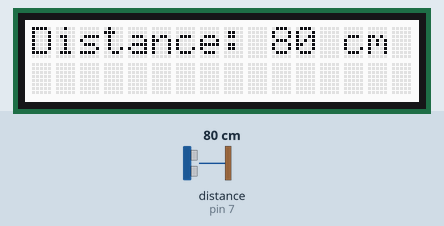
Simulated run of this sketch. Board: Arduino Uno, built with avr-gcc and run on an emulated ATmega328P. Shown: 16×2 character LCD. Wiring (inferred from the names in the program): ultrasonic range finder: trigger pin 7; echo pin 7. The inputs (shaded band) are chosen by the test bench; at power-on: distance to the obstacle (sensor on pin 7) 80 cm. The echo pulse lasts 58.3 µs per cm.

Above: at 1.2 s.
1.3 s: distance to the obstacle (sensor on pin 7) set to 2 cm
At 2.0 s:
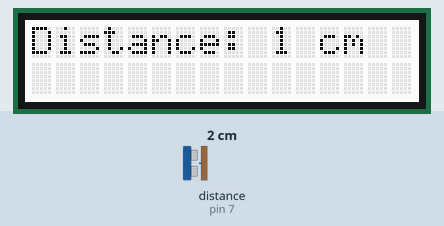
3.1 s: distance to the obstacle (sensor on pin 7) set to 4 cm
At 3.9 s:
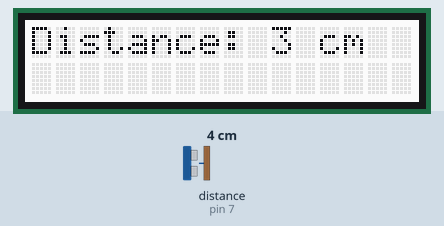
4.7 s: distance to the obstacle (sensor on pin 7) set to 9 cm
At 5.8 s:
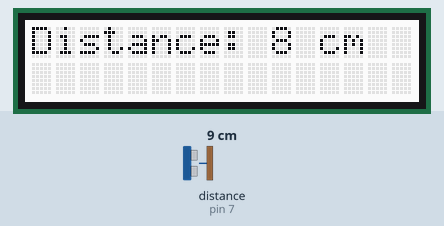
Timing chart, 0 to 7.7 s (numbered marks = the images above; inputs shaded):
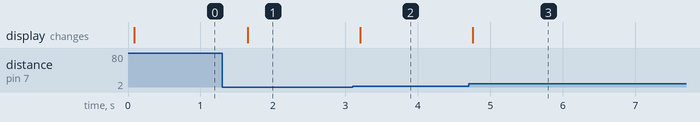

Measured:
- after the input at 1.3 s, the display: changes after 0.35 s (image 1)
- after the input at 3.1 s, the display: changes after 0.10 s (image 2)
- after the input at 4.7 s, the display: changes after 0.06 s (image 3)

The sketch:

distance_measurement.ino
```cpp
#include <Wire.h> // Include the Wire library to communicate with I2C devices
#include "rgb_lcd.h" // Include the library for the RGB LCD

rgb_lcd lcd; // Create an lcd object from the rgb_lcd class

const int pinRanger = 7; // Grove - Ultrasonic Ranger connected to digital pin 7

void setup() { // This function runs once when the Arduino starts
  lcd.begin(16, 2); // Initialize the LCD with 16 columns and 2 rows
  pinMode(pinRanger, INPUT); // Set the ranger pin as an input
}

void loop() { // This function runs continuously after setup() finishes
  long duration, distance;
  pinMode(pinRanger, OUTPUT); // Set the ranger pin as an output
  digitalWrite(pinRanger, LOW); // Ensure ranger pin is low
  delayMicroseconds(2); // Wait for 2 microseconds
  digitalWrite(pinRanger, HIGH); // Trigger the sensor by setting the ranger pin high for 5 microseconds
  delayMicroseconds(5);
  digitalWrite(pinRanger, LOW);

  pinMode(pinRanger, INPUT); // Set the ranger pin as an input
  duration = pulseIn(pinRanger, HIGH); // Read the signal from the sensor: a HIGH pulse whose duration is the time (in microseconds) from the sending of the ping to the reception of its echo off of an object

  distance = duration /29 / 2 ; // Convert time into distance

  lcd.clear(); // Clear the LCD screen
  lcd.setCursor(0,0); // Set cursor to top-left corner
  lcd.print("Distance: "); // Print "Distance: "
  lcd.print(distance); // Print the distance value from sensor
  lcd.print(" cm"); // Print " cm"

  delay(500); // Wait for half a second before repeating loop
}
```
